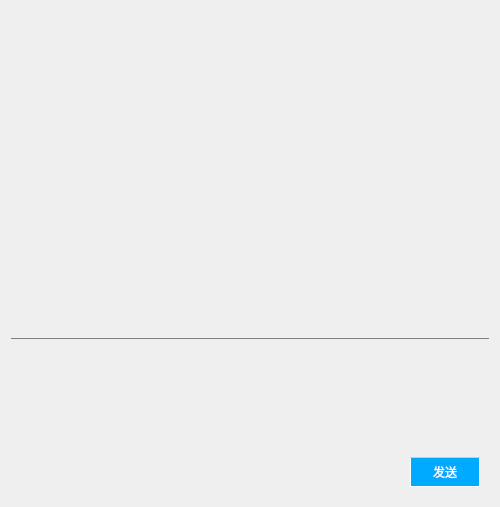
<?xml version="1.0" encoding="UTF-8"?>
<ui version="4.0">
 <class>chat_window</class>
 <widget class="QWidget" name="chat_window">
  <property name="geometry">
   <rect>
    <x>0</x>
    <y>0</y>
    <width>500</width>
    <height>507</height>
   </rect>
  </property>
  <property name="minimumSize">
   <size>
    <width>500</width>
    <height>500</height>
   </size>
  </property>
  <property name="maximumSize">
   <size>
    <width>16777215</width>
    <height>16777215</height>
   </size>
  </property>
  <property name="windowTitle">
   <string>Form</string>
  </property>
  <layout class="QVBoxLayout" name="verticalLayout">
   <property name="spacing">
    <number>0</number>
   </property>
   <item>
    <widget class="QListWidget" name="listWidget">
     <property name="minimumSize">
      <size>
       <width>0</width>
       <height>0</height>
      </size>
     </property>
     <property name="styleSheet">
      <string notr="true">border-style:solid;
background:transparent</string>
     </property>
     <property name="verticalScrollBarPolicy">
      <enum>Qt::ScrollBarAlwaysOff</enum>
     </property>
     <property name="horizontalScrollBarPolicy">
      <enum>Qt::ScrollBarAlwaysOff</enum>
     </property>
    </widget>
   </item>
   <item>
    <widget class="QTextEdit" name="textEdit">
     <property name="minimumSize">
      <size>
       <width>0</width>
       <height>110</height>
      </size>
     </property>
     <property name="maximumSize">
      <size>
       <width>16777215</width>
       <height>110</height>
      </size>
     </property>
     <property name="styleSheet">
      <string notr="true">border-style:solid;
border-width:1px;
border-top-color:rgb(129,129,129);
border-right-color:rgba(255,255,255,0);
border-left-color:rgba(255,255,255,0);
border-bottom-color:rgba(255,255,255,0);
background:transparent</string>
     </property>
    </widget>
   </item>
   <item>
    <widget class="QWidget" name="widget" native="true">
     <layout class="QHBoxLayout" name="horizontalLayout">
      <item>
       <spacer name="horizontalSpacer">
        <property name="orientation">
         <enum>Qt::Horizontal</enum>
        </property>
        <property name="sizeHint" stdset="0">
         <size>
          <width>576</width>
          <height>20</height>
         </size>
        </property>
       </spacer>
      </item>
      <item>
       <widget class="QPushButton" name="send_data">
        <property name="minimumSize">
         <size>
          <width>70</width>
          <height>30</height>
         </size>
        </property>
        <property name="maximumSize">
         <size>
          <width>70</width>
          <height>30</height>
         </size>
        </property>
        <property name="styleSheet">
         <string notr="true">border-style:solid;
color: rgb(255, 255, 255);
border-width:1px;
border-top-color: rgb(85, 255, 255);
background-color: rgb(0, 170, 255);
</string>
        </property>
        <property name="text">
         <string>发送</string>
        </property>
        <property name="autoDefault">
         <bool>false</bool>
        </property>
        <property name="default">
         <bool>false</bool>
        </property>
        <property name="flat">
         <bool>false</bool>
        </property>
       </widget>
      </item>
     </layout>
    </widget>
   </item>
  </layout>
 </widget>
 <resources/>
 <connections/>
</ui>
